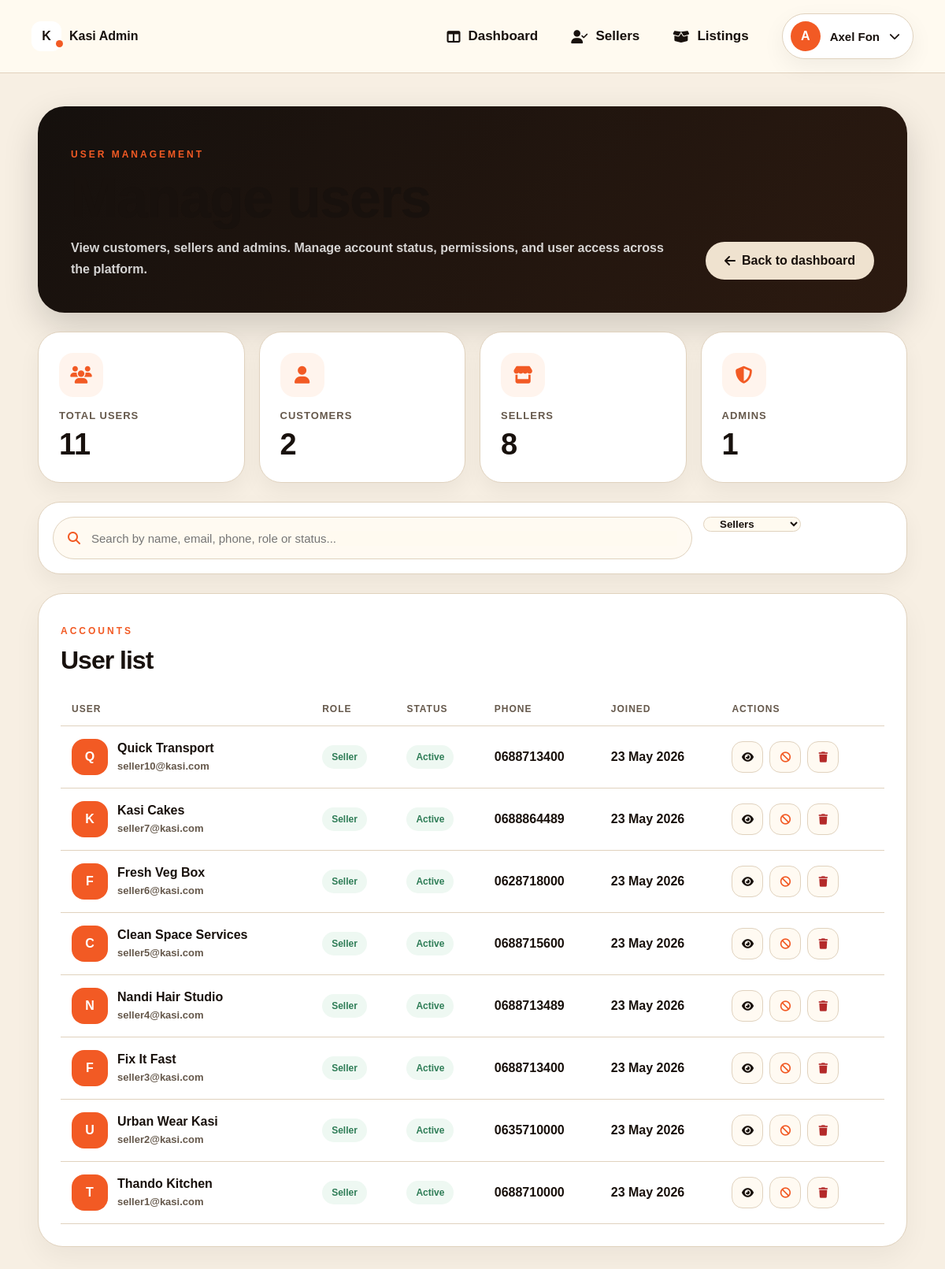
/pages/manage-users.php?role=seller (signed in), run on the app's committed database.
### tables this page shows
CREATE TABLE `users` (
  `id` int(11) NOT NULL,
  `full_name` varchar(120) NOT NULL,
  `email` varchar(150) NOT NULL,
  `phone` varchar(30) NOT NULL,
  `password_hash` varchar(255) NOT NULL,
  `role` enum('customer','seller','admin') NOT NULL DEFAULT 'customer',
  `status` enum('active','pending','blocked') NOT NULL DEFAULT 'active',
  `created_at` timestamp NOT NULL DEFAULT current_timestamp()
);

### pages/manage-users.php (the view, shortened to what this page needs)
<?php
require_once "../includes/db.php";
$fullName = $_SESSION["full_name"] ?? "Admin";
$initial = strtoupper(substr($fullName, 0, 1));
$currentAdminId = (int)$_SESSION["user_id"];
$filter = $_GET["role"] ?? "all";
$search = trim($_GET["q"] ?? "");
$sql = "
  SELECT id, full_name, email, phone, role, status, created_at
  FROM users
  WHERE 1 = 1
";
$params = [];
if ($filter !== "all") {
  $sql .= " AND role = ?";
  $params[] = $filter;
}
$sql .= " ORDER BY created_at DESC";
$stmt = $pdo->prepare($sql);
$stmt->execute($params);
$users = $stmt->fetchAll(PDO::FETCH_ASSOC);
$totalUsers = (int)$pdo->query("SELECT COUNT(*) FROM users")->fetchColumn();
$totalCustomers = (int)$pdo->query("SELECT COUNT(*) FROM users WHERE role = 'customer'")->fetchColumn();
$totalSellers = (int)$pdo->query("SELECT COUNT(*) FROM users WHERE role = 'seller'")->fetchColumn();
$totalAdmins = (int)$pdo->query("SELECT COUNT(*) FROM users WHERE role = 'admin'")->fetchColumn();
function roleClass($role) {
  if ($role === "seller") return "seller";
  return "customer";
}
function statusClass($status) {
  if ($status === "active") return "active";
  return "blocked";
}
?>
<!DOCTYPE html>
<html lang="en">
<head>
  <link rel="stylesheet" href="../assets/css/style.css?v=630">
  <link rel="stylesheet" href="../assets/css/manage-users.css?v=3">
  <link rel="stylesheet"
  href="https://cdnjs.cloudflare.com/ajax/libs/font-awesome/6.5.1/css/all.min.css">
</head>
<body>
<header class="site-header">
  <div class="container nav-row">
    <div class="logo">
      <div class="logo-mark">K</div>
      <span>Kasi Admin</span>
    </div>
    <nav class="main-nav logged-nav">
      <a href="admin-dashboard.php">
        <i class="fa-solid fa-table-columns"></i>
        Dashboard
      </a>
      <a href="approve-sellers.php">
        <i class="fa-solid fa-user-check"></i>
        Sellers
      </a>
      <a href="approve-listings.php">
        <i class="fa-solid fa-box-open"></i>
        Listings
      </a>
      <div class="profile-menu">
        <button class="profile-toggle" type="button">
          <span class="profile-avatar-sm">
            <?= htmlspecialchars($initial) ?>
          </span>
          <span class="profile-name">
            <?= htmlspecialchars($fullName) ?>
          </span>
          <i class="fa-solid fa-chevron-down"></i>
        </button>
      </div>
    </nav>
  </div>
</header>
<main class="users-page">
  <div class="users-container">
    <section class="users-hero">
      <div>
        <p class="eyebrow">USER MANAGEMENT</p>
        <h1>Manage users</h1>
        <p>
          View customers, sellers and admins.
          Manage account status, permissions,
          and user access across the platform.
        </p>
      </div>
      <a href="admin-dashboard.php" class="btn btn-light">
        <i class="fa-solid fa-arrow-left"></i>
        Back to dashboard
      </a>
    </section>
    <section class="users-stats">
      <div class="user-stat-card">
        <i class="fa-solid fa-users"></i>
        <span>Total Users</span>
        <strong><?= (int)$totalUsers ?></strong>
      </div>
      <div class="user-stat-card">
        <i class="fa-solid fa-user"></i>
        <span>Customers</span>
        <strong><?= (int)$totalCustomers ?></strong>
      </div>
      <div class="user-stat-card">
        <i class="fa-solid fa-store"></i>
        <span>Sellers</span>
        <strong><?= (int)$totalSellers ?></strong>
      </div>
      <div class="user-stat-card">
        <i class="fa-solid fa-shield-halved"></i>
        <span>Admins</span>
        <strong><?= (int)$totalAdmins ?></strong>
      </div>
    </section>
    <section class="users-toolbar">
      <form class="users-search" action="manage-users.php" method="GET">
        <i class="fa-solid fa-magnifying-glass"></i>
        <input
          type="text"
          name="q"
          value="<?= htmlspecialchars($search) ?>"
          placeholder="Search by name, email, phone, role or status..."
        >
      </form>
      <form action="manage-users.php" method="GET">
        <select name="role" onchange="this.form.submit()">
          <option value="seller" <?= $filter === "seller" ? "selected" : "" ?>>Sellers</option>
        </select>
      </form>
    </section>
    <section class="users-table-card">
      <div class="table-head">
        <div>
          <p class="eyebrow">ACCOUNTS</p>
          <h2>User list</h2>
        </div>
      </div>
      <?php if (count($users) === 0): ?>
        <div class="empty-admin-state">
          <i class="fa-solid fa-users"></i>
          <h3>No users found</h3>
          <p>Try another search or role filter.</p>
        </div>
      <?php else: ?>
        <div class="users-table-wrap">
          <table class="users-table">
            <thead>
              <tr>
                <th>User</th>
                <th>Role</th>
                <th>Status</th>
                <th>Phone</th>
                <th>Joined</th>
                <th>Actions</th>
              </tr>
            </thead>
            <tbody>
              <?php foreach ($users as $user): ?>
                <?php
                  $userInitial = strtoupper(substr($user["full_name"], 0, 1));
                  $isCurrentAdmin = ((int)$user["id"] === $currentAdminId);
                ?>
                <tr>
                  <td>
                    <div class="user-cell">
                      <div class="user-avatar">
                        <?= htmlspecialchars($userInitial) ?>
                      </div>
                      <div>
                        <strong><?= htmlspecialchars($user["full_name"]) ?></strong>
                        <span><?= htmlspecialchars($user["email"]) ?></span>
                      </div>
                    </div>
                  </td>
                  <td>
                    <span class="role-pill <?= htmlspecialchars(roleClass($user["role"])) ?>">
                      <?= ucfirst(htmlspecialchars($user["role"])) ?>
                    </span>
                  </td>
                  <td>
                    <span class="status-pill <?= htmlspecialchars(statusClass($user["status"])) ?>">
                      <?= ucfirst(htmlspecialchars($user["status"])) ?>
                    </span>
                  </td>
                  <td><?= htmlspecialchars($user["phone"] ?: "N/A") ?></td>
                  <td>
                    <?= htmlspecialchars(date("d M Y", strtotime($user["created_at"]))) ?>
                  </td>
                  <td>
                    <div class="table-actions">
                      <button class="icon-btn" type="button" title="View user">
                        <i class="fa-solid fa-eye"></i>
                      </button>
                      <?php if (!$isCurrentAdmin): ?>
                        <?php if ($user["status"] === "blocked"): ?>
                          <form action="../actions/admin/activate-user.php" method="POST">
                            <input type="hidden" name="user_id" value="<?= (int)$user["id"] ?>">
                            <button class="icon-btn success" type="submit" title="Activate user">
                              <i class="fa-solid fa-check"></i>
                            </button>
                          </form>
                        <?php else: ?>
                          <form action="../actions/admin/block-user.php" method="POST">
                            <button class="icon-btn warning" type="submit" title="Block user">
                              <i class="fa-solid fa-ban"></i>
                            </button>
                          </form>
                        <?php endif; ?>
                        <form action="../actions/admin/delete-user.php" method="POST">
                          <button class="icon-btn danger" type="submit" title="Delete user">
                            <i class="fa-solid fa-trash"></i>
                          </button>
                        </form>
                      <?php endif; ?>
                    </div>
                  </td>
                </tr>
              <?php endforeach; ?>
            </tbody>
          </table>
        </div>
      <?php endif; ?>
    </section>
  </div>
</main>
</body>
</html>

### assets/css/style.css (style rules this page uses)
:root { --bg:#f5efe6; --card:#fffaf4; --dark:#18110d; --text:#18110d; --muted:#6b5d50; --line:#eadfd2; --orange:#ff5a1f; }
:root { --bg: #f7efe3; --card: #fffaf0; --dark: #18100b; --brown: #3a2416; --orange: #f25a24; --gold: #f4b532; --green: #2f7d57; --muted: #8b7b68; --line: #e0d2be; --white: #ffffff; --shadow: 0 20px 60px rgba(0,0,0,0.18); }
* { box-sizing: border-box; }
html, body { margin: 0; padding: 0; }
body { font-family: Arial, Helvetica, sans-serif; background: var(--bg); color: var(--dark); }
a { text-decoration: none; color: inherit; }
button, input, select, textarea { font-family: inherit; }
.container { width: min(1180px, calc(100% - 80px)); margin: 0 auto; }
.logo { display: flex; align-items: center; gap: 10px; font-weight: 900; white-space: nowrap; }
.logo-mark { width: 38px; height: 38px; border-radius: 12px; background: var(--white); color: var(--dark); display: grid; place-items: center; font-weight: 900; position: relative; }
.logo-mark::after { content: ""; width: 9px; height: 9px; background: var(--orange); border-radius: 50%; position: absolute; right: -2px; bottom: 5px; }
.btn { border: none; border-radius: 999px; padding: 15px 24px; font-weight: 900; cursor: pointer; min-height: 48px; display: inline-flex; align-items: center; justify-content: center; gap: 8px; }
.btn-light { background: #efe2cf; color: var(--dark); }
.eyebrow { color: var(--orange); font-size: 12px; font-weight: 900; letter-spacing: 3px; }
.site-header { background: var(--bg); border-bottom: 1px solid var(--line); position: sticky; top: 0; z-index: 9999; overflow: visible !important; }
.site-header .container, .nav-row, .logged-nav, .profile-menu { overflow: visible !important; }
.nav-row { min-height: 92px; display: flex; align-items: center; justify-content: space-between; gap: 24px; }
.main-nav, .logged-nav { display: flex; align-items: center; gap: 42px; flex-wrap: nowrap; }
.logged-nav a, .main-nav a { display: inline-flex; align-items: center; gap: 10px; font-size: 17px; font-weight: 900; color: var(--dark); white-space: nowrap; }
.profile-menu { position: relative; z-index: 10000; }
.profile-toggle { height: 62px; padding: 0 20px 0 12px; border: 1px solid var(--line); background: #fff; border-radius: 999px; display: inline-flex; align-items: center; gap: 14px; cursor: pointer; font-size: 17px; font-weight: 900; color: var(--dark); white-space: nowrap; box-shadow: 0 10px 30px rgba(0,0,0,0.06); }
.profile-avatar-sm { width: 42px; height: 42px; border-radius: 50%; background: var(--orange); color: #fff; display: grid; place-items: center; font-size: 18px; font-weight: 900; }
.profile-toggle { height: 58px !important; padding: 0 16px 0 10px !important; gap: 12px !important; }
.profile-avatar-sm { width: 38px !important; height: 38px !important; font-size: 16px !important; }
.profile-name { font-size: 15px !important; font-weight: 800 !important; }
.profile-toggle i { font-size: 14px !important; }
.profile-menu { margin-left: auto; }
html, body { background:var(--bg); color:var(--text); transition:.25s ease; }
.site-header, .profile-card, .dashboard-card, .checkout-card, .product-info-panel, .details-card, .shop-card, .category-card, .admin-card, .seller-card { background:var(--card) !important; border-color:var(--line) !important; }
h1,h2,h3,h4,h5,h6, .logo span, .main-nav a, .profile-name { color:var(--text) !important; }
p, span, small, label { color:var(--muted); }
.form-control, input, select, textarea { background:var(--card) !important; color:var(--text) !important; border-color:var(--line) !important; }
.eyebrow, .section-link, .price-row strong, .shop-info strong { color:var(--orange) !important; }

### data on the page
users: full_name "Q", full_name "Quick Transport", email "seller10@kasi.com", role "Seller", status "Active", phone "0688713400", created_at "23 May 2026"
users: full_name "K", full_name "Kasi Cakes", email "seller7@kasi.com", role "Seller", status "Active", phone "0688864489", created_at "23 May 2026"
users: full_name "F", full_name "Fresh Veg Box", email "seller6@kasi.com", role "Seller", status "Active", phone "0628718000", created_at "23 May 2026"
users: full_name "C", full_name "Clean Space Services", email "seller5@kasi.com", role "Seller", status "Active", phone "0688715600", created_at "23 May 2026"
users: full_name "N", full_name "Nandi Hair Studio", email "seller4@kasi.com", role "Seller", status "Active", phone "0688713489", created_at "23 May 2026"
users: full_name "F", full_name "Fix It Fast", email "seller3@kasi.com", role "Seller", status "Active", phone "0688713400", created_at "23 May 2026"
users: full_name "U", full_name "Urban Wear Kasi", email "seller2@kasi.com", role "Seller", status "Active", phone "0635710000", created_at "23 May 2026"
users: full_name "T", full_name "Thando Kitchen", email "seller1@kasi.com", role "Seller", status "Active", phone "0688710000", created_at "23 May 2026"

### other printed values
$initial "A"
$fullName "Axel Fon"
$totalUsers "11"
$totalCustomers "2"
$totalSellers "8"
$totalAdmins "1"
